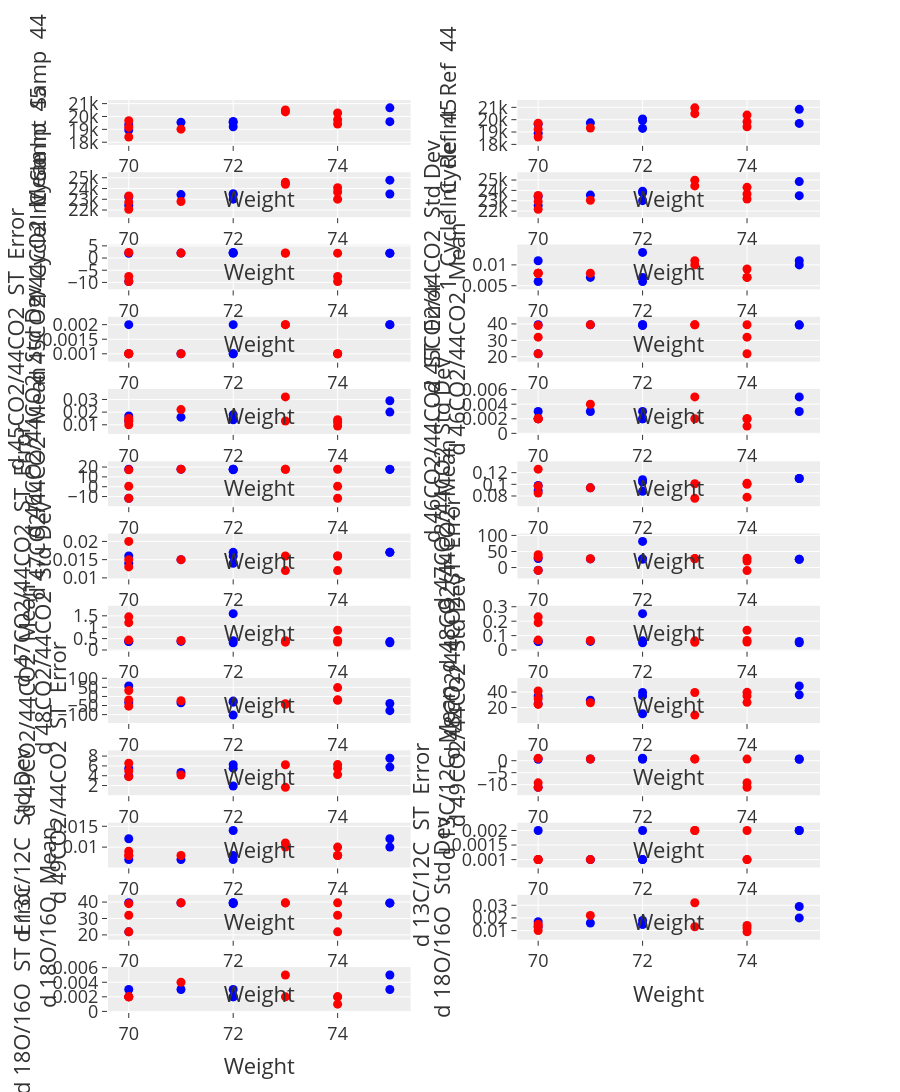

The notebook cell this image was saved under:
### Markdown cell above
### Creating Multiple Scatter Plots
The code creates multiple scatter plots to visualize the relationship between `Weight (mg)` and various numeric columns, categorized by `Kiel acid line number`. It follows these steps:

**Define Subplot Height** It defines the height of each subplot using the `subplot_height` variable.

**Calculate Subplot Rows and Columns** It determines the number of rows and columns needed to accommodate the subplots based on the length of the `numeric_columns[5:30]` list, which represents the columns to be visualized.

**Create Subplot Grid** It creates a subplot grid using the `make_subplots()` function, specifying the calculated rows, columns, vertical spacing, and horizontal spacing between subplots.

**Adjust Figure Height** It sets the height of the entire figure using the `update_layout()` function, ensuring the figure is tall enough to accommodate all subplots.

**Identify Unique Line Types** It extracts the unique values in the Kiel acid "Line" column using the `unique()` function, indicating Kiel acid line number for data series.

**Define Line Colors** It defines a list of colors to represent different line number using the colors variable.

**Create Scatter Plots** It iterates through each numeric column (column) and each line type (line):
a. It creates a scatter plot using the go.Scatter() function, specifying:
i. x: Weight (mg) values for the selected line type (line).
ii. y: Corresponding values from the selected numeric column (column) for the selected line type (line).
iii. mode: 'markers' to display data points as markers.
iv. name: A descriptive name for the data series, including the line type (line).
v. marker: A dictionary specifying the marker color based on the line type (line) using the colors

### Code cell
# Generate list of numeric columns
numeric_columns = df_std_cp.select_dtypes(include=["float64", "Int64"]).columns

# Define the height of each subplot (in pixels)
subplot_height = 300
length = len(numeric_columns[5:30])

# Create a subplot for each column in the DataFrame
fig1 = make_subplots(rows=length//2 + length%2, cols=2, vertical_spacing=0.03, horizontal_spacing=0.15)

# Set the height of the figure
fig1.update_layout(height=(length//2 + length%2)*subplot_height, showlegend=False)

# Get unique values in the "Line" column
lines = df_std_cp["Line"].unique()

# Define colors for each line
colors = ['blue', 'red']  # Add more colors if there are more than two lines

# Iterate through each column and create a scatter plot
for i, column in enumerate(numeric_columns[5:30]):
    for j, line in enumerate(lines):
        fig1.add_trace(
            go.Scatter(x=df_std_cp[df_std_cp["Line"]==line]["Weight"], 
                    y=df_std_cp[df_std_cp["Line"]==line][column], 
                    mode='markers', 
                    name=f"Line {line}",  # Set the name of the data series,
                    marker=dict(color=colors[j % len(colors)]),  # Use the color corresponding to the line
                    hovertemplate=
                        f"<b>{column}</b>: %{{y:.1f}}<br>" +
                        "<b>Weight (mg)</b>: %{x:.1f}<br>" +
                        "<b>Line</b>: " + str(line) + "<br>"
                    ),
            row = i//2 + 1,
            col = i%2 + 1
        )

    # Set the title of the y-axis for each subplot
    fig1.update_yaxes(title_text=column, row=i//2 + 1, col=i%2 + 1)
    fig1.update_xaxes(title_text="Weight", row=i//2 + 1, col=i%2 + 1)

# Save the figure to an HTML file
# fig1.write_html("multiple_scatter_plots.html")

# Show the figure
fig1.show()

### Figure 1 — Plotly figure (JSON) as saved in the notebook; plotly's stock layout.template omitted (floating-point values rounded to 4 significant figures)
{"data": [{"hovertemplate": "<b>1  Cycle Int  Samp  44</b>: %{y:.1f}<br><b>Weight (mg)</b>: %{x:.1f}<br><b>Line</b>: 1<br>", "marker": {"color": "blue"}, "mode": "markers", "name": "Line 1", "type": "scatter", "x": [75, 72, 71, 75, 72, 72, 70, 70], "xaxis": "x", "y": [19600.0, 19190.0, 19550.0, 20670.0, 19610.0, 19520.0, 18950.0, 19360.0], "yaxis": "y"}, {"hovertemplate": "<b>1  Cycle Int  Samp  44</b>: %{y:.1f}<br><b>Weight (mg)</b>: %{x:.1f}<br><b>Line</b>: 2<br>", "marker": {"color": "red"}, "mode": "markers", "name": "Line 2", "type": "scatter", "x": [74, 70, 74, 71, 70, 73, 73, 70, 74], "xaxis": "x", "y": [19420.0, 18400.0, 20270.0, 19010.0, 19670.0, 20510.0, 20350.0, 19150.0, 19750.0], "yaxis": "y"}, {"hovertemplate": "<b>1  Cycle Int  Ref  44</b>: %{y:.1f}<br><b>Weight (mg)</b>: %{x:.1f}<br><b>Line</b>: 1<br>", "marker": {"color": "blue"}, "mode": "markers", "name": "Line 1", "type": "scatter", "x": [75, 72, 71, 75, 72, 72, 70, 70], "xaxis": "x2", "y": [19700.0, 19290.0, 19740.0, 20840.0, 19940.0, 20060.0, 18910.0, 19640.0], "yaxis": "y2"}, {"hovertemplate": "<b>1  Cycle Int  Ref  44</b>: %{y:.1f}<br><b>Weight (mg)</b>: %{x:.1f}<br><b>Line</b>: 2<br>", "marker": {"color": "red"}, "mode": "markers", "name": "Line 2", "type": "scatter", "x": [74, 70, 74, 71, 70, 73, 73, 70, 74], "xaxis": "x2", "y": [19430.0, 18600.0, 20370.0, 19330.0, 19720.0, 20960.0, 20490.0, 19230.0, 19840.0], "yaxis": "y2"}, {"hovertemplate": "<b>1  Cycle Int  Samp  45</b>: %{y:.1f}<br><b>Weight (mg)</b>: %{x:.1f}<br><b>Line</b>: 1<br>", "marker": {"color": "blue"}, "mode": "markers", "name": "Line 1", "type": "scatter", "x": [75, 72, 71, 75, 72, 72, 70, 70], "xaxis": "x3", "y": [23490.0, 23010.0, 23430.0, 24780.0, 23510.0, 23410.0, 22460.0, 23210.0], "yaxis": "y3"}, {"hovertemplate": "<b>1  Cycle Int  Samp  45</b>: %{y:.1f}<br><b>Weight (mg)</b>: %{x:.1f}<br><b>Line</b>: 2<br>", "marker": {"color": "red"}, "mode": "markers", "name": "Line 2", "type": "scatter", "x": [74, 70, 74, 71, 70, 73, 73, 70, 74], "xaxis": "x3", "y": [23010.0, 22070.0, 24070.0, 22800.0, 23310.0, 24580.0, 24400.0, 22740.0, 23680.0], "yaxis": "y3"}, {"hovertemplate": "<b>1  Cycle Int  Ref  45</b>: %{y:.1f}<br><b>Weight (mg)</b>: %{x:.1f}<br><b>Line</b>: 1<br>", "marker": {"color": "blue"}, "mode": "markers", "name": "Line 1", "type": "scatter", "x": [75, 72, 71, 75, 72, 72, 70, 70], "xaxis": "x4", "y": [23490.0, 23010.0, 23550.0, 24850.0, 23770.0, 23920.0, 22550.0, 23420.0], "yaxis": "y4"}, {"hovertemplate": "<b>1  Cycle Int  Ref  45</b>: %{y:.1f}<br><b>Weight (mg)</b>: %{x:.1f}<br><b>Line</b>: 2<br>", "marker": {"color": "red"}, "mode": "markers", "name": "Line 2", "type": "scatter", "x": [74, 70, 74, 71, 70, 73, 73, 70, 74], "xaxis": "x4", "y": [23170.0, 22180.0, 24300.0, 23050.0, 23520.0, 24990.0, 24430.0, 22930.0, 23660.0], "yaxis": "y4"}, {"hovertemplate": "<b>d 45CO2/44CO2  Mean</b>: %{y:.1f}<br><b>Weight (mg)</b>: %{x:.1f}<br><b>Line</b>: 1<br>", "marker": {"color": "blue"}, "mode": "markers", "name": "Line 1", "type": "scatter", "x": [75, 72, 71, 75, 72, 72, 70, 70], "xaxis": "x5", "y": [1.931, 2.041, 2.019, 2.009, 2.031, 2.319, -9.641, 1.948], "yaxis": "y5"}, {"hovertemplate": "<b>d 45CO2/44CO2  Mean</b>: %{y:.1f}<br><b>Weight (mg)</b>: %{x:.1f}<br><b>Line</b>: 2<br>", "marker": {"color": "red"}, "mode": "markers", "name": "Line 2", "type": "scatter", "x": [74, 70, 74, 71, 70, 73, 73, 70, 74], "xaxis": "x5", "y": [-9.618, 2.299, -7.52, 2.042, -9.629, 2.058, 2.01, -7.524, 1.993], "yaxis": "y5"}, {"hovertemplate": "<b>d 45CO2/44CO2  Std Dev</b>: %{y:.1f}<br><b>Weight (mg)</b>: %{x:.1f}<br><b>Line</b>: 1<br>", "marker": {"color": "blue"}, "mode": "markers", "name": "Line 1", "type": "scatter", "x": [75, 72, 71, 75, 72, 72, 70, 70], "xaxis": "x6", "y": [0.011, 0.007, 0.007, 0.01, 0.006, 0.013, 0.011, 0.006], "yaxis": "y6"}, {"hovertemplate": "<b>d 45CO2/44CO2  Std Dev</b>: %{y:.1f}<br><b>Weight (mg)</b>: %{x:.1f}<br><b>Line</b>: 2<br>", "marker": {"color": "red"}, "mode": "markers", "name": "Line 2", "type": "scatter", "x": [74, 70, 74, 71, 70, 73, 73, 70, 74], "xaxis": "x6", "y": [0.009, 0.008, 0.007, 0.008, 0.008, 0.011, 0.01, 0.008, 0.007], "yaxis": "y6"}, {"hovertemplate": "<b>d 45CO2/44CO2  ST  Error</b>: %{y:.1f}<br><b>Weight (mg)</b>: %{x:.1f}<br><b>Line</b>: 1<br>", "marker": {"color": "blue"}, "mode": "markers", "name": "Line 1", "type": "scatter", "x": [75, 72, 71, 75, 72, 72, 70, 70], "xaxis": "x7", "y": [0.002, 0.001, 0.001, 0.002, 0.001, 0.002, 0.002, 0.001], "yaxis": "y7"}, {"hovertemplate": "<b>d 45CO2/44CO2  ST  Error</b>: %{y:.1f}<br><b>Weight (mg)</b>: %{x:.1f}<br><b>Line</b>: 2<br>", "marker": {"color": "red"}, "mode": "markers", "name": "Line 2", "type": "scatter", "x": [74, 70, 74, 71, 70, 73, 73, 70, 74], "xaxis": "x7", "y": [0.001, 0.001, 0.001, 0.001, 0.001, 0.002, 0.002, 0.001, 0.001], "yaxis": "y7"}, {"hovertemplate": "<b>d 46CO2/44CO2  Mean</b>: %{y:.1f}<br><b>Weight (mg)</b>: %{x:.1f}<br><b>Line</b>: 1<br>", "marker": {"color": "blue"}, "mode": "markers", "name": "Line 1", "type": "scatter", "x": [75, 72, 71, 75, 72, 72, 70, 70], "xaxis": "x8", "y": [39.29, 39.51, 39.45, 39.44, 39.52, 38.98, 21.8, 39.53], "yaxis": "y8"}, {"hovertemplate": "<b>d 46CO2/44CO2  Mean</b>: %{y:.1f}<br><b>Weight (mg)</b>: %{x:.1f}<br><b>Line</b>: 2<br>", "marker": {"color": "red"}, "mode": "markers", "name": "Line 2", "type": "scatter", "x": [74, 70, 74, 71, 70, 73, 73, 70, 74], "xaxis": "x8", "y": [21.82, 39.0, 31.93, 39.57, 21.81, 39.5, 39.45, 31.93, 39.5], "yaxis": "y8"}, {"hovertemplate": "<b>d 46CO2/44CO2  Std Dev</b>: %{y:.1f}<br><b>Weight (mg)</b>: %{x:.1f}<br><b>Line</b>: 1<br>", "marker": {"color": "blue"}, "mode": "markers", "name": "Line 1", "type": "scatter", "x": [75, 72, 71, 75, 72, 72, 70, 70], "xaxis": "x9", "y": [0.02, 0.015, 0.016, 0.029, 0.018, 0.014, 0.013, 0.017], "yaxis": "y9"}, {"hovertemplate": "<b>d 46CO2/44CO2  Std Dev</b>: %{y:.1f}<br><b>Weight (mg)</b>: %{x:.1f}<br><b>Line</b>: 2<br>", "marker": {"color": "red"}, "mode": "markers", "name": "Line 2", "type": "scatter", "x": [74, 70, 74, 71, 70, 73, 73, 70, 74], "xaxis": "x9", "y": [0.009, 0.015, 0.012, 0.022, 0.01, 0.013, 0.032, 0.013, 0.014], "yaxis": "y9"}, {"hovertemplate": "<b>d 46CO2/44CO2  ST  Error</b>: %{y:.1f}<br><b>Weight (mg)</b>: %{x:.1f}<br><b>Line</b>: 1<br>", "marker": {"color": "blue"}, "mode": "markers", "name": "Line 1", "type": "scatter", "x": [75, 72, 71, 75, 72, 72, 70, 70], "xaxis": "x10", "y": [0.003, 0.002, 0.003, 0.005, 0.003, 0.002, 0.002, 0.003], "yaxis": "y10"}, {"hovertemplate": "<b>d 46CO2/44CO2  ST  Error</b>: %{y:.1f}<br><b>Weight (mg)</b>: %{x:.1f}<br><b>Line</b>: 2<br>", "marker": {"color": "red"}, "mode": "markers", "name": "Line 2", "type": "scatter", "x": [74, 70, 74, 71, 70, 73, 73, 70, 74], "xaxis": "x10", "y": [0.001, 0.002, 0.002, 0.004, 0.002, 0.002, 0.005, 0.002, 0.002], "yaxis": "y10"}, {"hovertemplate": "<b>d 47CO2/44CO2  Mean</b>: %{y:.1f}<br><b>Weight (mg)</b>: %{x:.1f}<br><b>Line</b>: 1<br>", "marker": {"color": "blue"}, "mode": "markers", "name": "Line 1", "type": "scatter", "x": [75, 72, 71, 75, 72, 72, 70, 70], "xaxis": "x11", "y": [17.56, 17.79, 17.71, 17.67, 17.77, 17.19, -11.79, 17.7], "yaxis": "y11"}, {"hovertemplate": "<b>d 47CO2/44CO2  Mean</b>: %{y:.1f}<br><b>Weight (mg)</b>: %{x:.1f}<br><b>Line</b>: 2<br>", "marker": {"color": "red"}, "mode": "markers", "name": "Line 2", "type": "scatter", "x": [74, 70, 74, 71, 70, 73, 73, 70, 74], "xaxis": "x11", "y": [-11.71, 17.18, 0.502, 17.84, -11.75, 17.76, 17.66, 0.484, 17.72], "yaxis": "y11"}, {"hovertemplate": "<b>d 47CO2/44CO2  Std Dev</b>: %{y:.1f}<br><b>Weight (mg)</b>: %{x:.1f}<br><b>Line</b>: 1<br>", "marker": {"color": "blue"}, "mode": "markers", "name": "Line 1", "type": "scatter", "x": [75, 72, 71, 75, 72, 72, 70, 70], "xaxis": "x12", "y": [0.11, 0.104, 0.094, 0.11, 0.088, 0.108, 0.089, 0.098], "yaxis": "y12"}, {"hovertemplate": "<b>d 47CO2/44CO2  Std Dev</b>: %{y:.1f}<br><b>Weight (mg)</b>: %{x:.1f}<br><b>Line</b>: 2<br>", "marker": {"color": "red"}, "mode": "markers", "name": "Line 2", "type": "scatter", "x": [74, 70, 74, 71, 70, 73, 73, 70, 74], "xaxis": "x12", "y": [0.1, 0.126, 0.078, 0.094, 0.085, 0.076, 0.101, 0.097, 0.102], "yaxis": "y12"}, {"hovertemplate": "<b>d 47CO2/44CO2  ST  Error</b>: %{y:.1f}<br><b>Weight (mg)</b>: %{x:.1f}<br><b>Line</b>: 1<br>", "marker": {"color": "blue"}, "mode": "markers", "name": "Line 1", "type": "scatter", "x": [75, 72, 71, 75, 72, 72, 70, 70], "xaxis": "x13", "y": [0.017, 0.016, 0.015, 0.017, 0.014, 0.017, 0.014, 0.016], "yaxis": "y13"}, {"hovertemplate": "<b>d 47CO2/44CO2  ST  Error</b>: %{y:.1f}<br><b>Weight (mg)</b>: %{x:.1f}<br><b>Line</b>: 2<br>", "marker": {"color": "red"}, "mode": "markers", "name": "Line 2", "type": "scatter", "x": [74, 70, 74, 71, 70, 73, 73, 70, 74], "xaxis": "x13", "y": [0.016, 0.02, 0.012, 0.015, 0.013, 0.012, 0.016, 0.015, 0.016], "yaxis": "y13"}, {"hovertemplate": "<b>d 48CO2/44CO2  Mean</b>: %{y:.1f}<br><b>Weight (mg)</b>: %{x:.1f}<br><b>Line</b>: 1<br>", "marker": {"color": "blue"}, "mode": "markers", "name": "Line 1", "type": "scatter", "x": [75, 72, 71, 75, 72, 72, 70, 70], "xaxis": "x14", "y": [25.46, 26.27, 26.97, 25.96, 26.57, 81.26, -8.497, 27.91], "yaxis": "y14"}, {"hovertemplate": "<b>d 48CO2/44CO2  Mean</b>: %{y:.1f}<br><b>Weight (mg)</b>: %{x:.1f}<br><b>Line</b>: 2<br>", "marker": {"color": "red"}, "mode": "markers", "name": "Line 2", "type": "scatter", "x": [74, 70, 74, 71, 70, 73, 73, 70, 74], "xaxis": "x14", "y": [-9.395, 39.91, 20.36, 27.5, -8.936, 27.19, 28.21, 32.33, 28.83], "yaxis": "y14"}, {"hovertemplate": "<b>d 48CO2/44CO2  Std Dev</b>: %{y:.1f}<br><b>Weight (mg)</b>: %{x:.1f}<br><b>Line</b>: 1<br>", "marker": {"color": "blue"}, "mode": "markers", "name": "Line 1", "type": "scatter", "x": [75, 72, 71, 75, 72, 72, 70, 70], "xaxis": "x15", "y": [0.37, 0.404, 0.378, 0.314, 0.315, 1.594, 0.373, 0.381], "yaxis": "y15"}, {"hovertemplate": "<b>d 48CO2/44CO2  Std Dev</b>: %{y:.1f}<br><b>Weight (mg)</b>: %{x:.1f}<br><b>Line</b>: 2<br>", "marker": {"color": "red"}, "mode": "markers", "name": "Line 2", "type": "scatter", "x": [74, 70, 74, 71, 70, 73, 73, 70, 74], "xaxis": "x15", "y": [0.347, 1.455, 0.866, 0.417, 0.435, 0.344, 0.404, 1.201, 0.422], "yaxis": "y15"}, {"hovertemplate": "<b>d 48CO2/44CO2  ST  Error</b>: %{y:.1f}<br><b>Weight (mg)</b>: %{x:.1f}<br><b>Line</b>: 1<br>", "marker": {"color": "blue"}, "mode": "markers", "name": "Line 1", "type": "scatter", "x": [75, 72, 71, 75, 72, 72, 70, 70], "xaxis": "x16", "y": [0.059, 0.064, 0.06, 0.05, 0.05, 0.252, 0.059, 0.06], "yaxis": "y16"}, {"hovertemplate": "<b>d 48CO2/44CO2  ST  Error</b>: %{y:.1f}<br><b>Weight (mg)</b>: %{x:.1f}<br><b>Line</b>: 2<br>", "marker": {"color": "red"}, "mode": "markers", "name": "Line 2", "type": "scatter", "x": [74, 70, 74, 71, 70, 73, 73, 70, 74], "xaxis": "x16", "y": [0.055, 0.23, 0.137, 0.066, 0.069, 0.054, 0.064, 0.19, 0.067], "yaxis": "y16"}, {"hovertemplate": "<b>d 49CO2/44CO2  Mean</b>: %{y:.1f}<br><b>Weight (mg)</b>: %{x:.1f}<br><b>Line</b>: 1<br>", "marker": {"color": "blue"}, "mode": "markers", "name": "Line 1", "type": "scatter", "x": [75, 72, 71, 75, 72, 72, 70, 70], "xaxis": "x17", "y": [-78.1, -25.44, -35.13, -38.85, -31.34, -102.6, 57.79, -33.27], "yaxis": "y17"}, {"hovertemplate": "<b>d 49CO2/44CO2  Mean</b>: %{y:.1f}<br><b>Weight (mg)</b>: %{x:.1f}<br><b>Line</b>: 2<br>", "marker": {"color": "red"}, "mode": "markers", "name": "Line 2", "type": "scatter", "x": [74, 70, 74, 71, 70, 73, 73, 70, 74], "xaxis": "x17", "y": [48.57, -53.4, -18.71, -23.58, 32.81, -40.09, -42.65, -18.98, -21.01], "yaxis": "y17"}, {"hovertemplate": "<b>d 49CO2/44CO2  Std Dev</b>: %{y:.1f}<br><b>Weight (mg)</b>: %{x:.1f}<br><b>Line</b>: 1<br>", "marker": {"color": "blue"}, "mode": "markers", "name": "Line 1", "type": "scatter", "x": [75, 72, 71, 75, 72, 72, 70, 70], "xaxis": "x18", "y": [47.86, 39.39, 29.46, 36.38, 35.0, 12.02, 34.82, 24.88], "yaxis": "y18"}, {"hovertemplate": "<b>d 49CO2/44CO2  Std Dev</b>: %{y:.1f}<br><b>Weight (mg)</b>: %{x:.1f}<br><b>Line</b>: 2<br>", "marker": {"color": "red"}, "mode": "markers", "name": "Line 2", "type": "scatter", "x": [74, 70, 74, 71, 70, 73, 73, 70, 74], "xaxis": "x18", "y": [39.66, 24.08, 26.76, 26.21, 41.34, 10.33, 39.4, 31.4, 35.05], "yaxis": "y18"}, {"hovertemplate": "<b>d 49CO2/44CO2  ST  Error</b>: %{y:.1f}<br><b>Weight (mg)</b>: %{x:.1f}<br><b>Line</b>: 1<br>", "marker": {"color": "blue"}, "mode": "markers", "name": "Line 1", "type": "scatter", "x": [75, 72, 71, 75, 72, 72, 70, 70], "xaxis": "x19", "y": [7.567, 6.228, 4.658, 5.753, 5.534, 1.9, 5.506, 3.934], "yaxis": "y19"}, {"hovertemplate": "<b>d 49CO2/44CO2  ST  Error</b>: %{y:.1f}<br><b>Weight (mg)</b>: %{x:.1f}<br><b>Line</b>: 2<br>", "marker": {"color": "red"}, "mode": "markers", "name": "Line 2", "type": "scatter", "x": [74, 70, 74, 71, 70, 73, 73, 70, 74], "xaxis": "x19", "y": [6.271, 3.807, 4.232, 4.144, 6.537, 1.634, 6.23, 4.964, 5.542], "yaxis": "y19"}, {"hovertemplate": "<b>d 13C/12C  Mean</b>: %{y:.1f}<br><b>Weight (mg)</b>: %{x:.1f}<br><b>Line</b>: 1<br>", "marker": {"color": "blue"}, "mode": "markers", "name": "Line 1", "type": "scatter", "x": [75, 72, 71, 75, 72, 72, 70, 70], "xaxis": "x20", "y": [0.623, 0.733, 0.711, 0.701, 0.722, 1.05, -11.14, 0.632], "yaxis": "y20"}, {"hovertemplate": "<b>d 13C/12C  Mean</b>: %{y:.1f}<br><b>Weight (mg)</b>: %{x:.1f}<br><b>Line</b>: 2<br>", "marker": {"color": "red"}, "mode": "markers", "name": "Line 2", "type": "scatter", "x": [74, 70, 74, 71, 70, 73, 73, 70, 74], "xaxis": "x20", "y": [-11.12, 1.028, -9.24, 0.731, -11.13, 0.751, 0.702, -9.245, 0.682], "yaxis": "y20"}, {"hovertemplate": "<b>d 13C/12C  Std Dev</b>: %{y:.1f}<br><b>Weight (mg)</b>: %{x:.1f}<br><b>Line</b>: 1<br>", "marker": {"color": "blue"}, "mode": "markers", "name": "Line 1", "type": "scatter", "x": [75, 72, 71, 75, 72, 72, 70, 70], "xaxis": "x21", "y": [0.012, 0.008, 0.007, 0.01, 0.007, 0.014, 0.012, 0.007], "yaxis": "y21"}, {"hovertemplate": "<b>d 13C/12C  Std Dev</b>: %{y:.1f}<br><b>Weight (mg)</b>: %{x:.1f}<br><b>Line</b>: 2<br>", "marker": {"color": "red"}, "mode": "markers", "name": "Line 2", "type": "scatter", "x": [74, 70, 74, 71, 70, 73, 73, 70, 74], "xaxis": "x21", "y": [0.01, 0.008, 0.008, 0.008, 0.009, 0.011, 0.01, 0.008, 0.008], "yaxis": "y21"}, {"hovertemplate": "<b>d 13C/12C  ST  Error</b>: %{y:.1f}<br><b>Weight (mg)</b>: %{x:.1f}<br><b>Line</b>: 1<br>", "marker": {"color": "blue"}, "mode": "markers", "name": "Line 1", "type": "scatter", "x": [75, 72, 71, 75, 72, 72, 70, 70], "xaxis": "x22", "y": [0.002, 0.001, 0.001, 0.002, 0.001, 0.002, 0.002, 0.001], "yaxis": "y22"}, {"hovertemplate": "<b>d 13C/12C  ST  Error</b>: %{y:.1f}<br><b>Weight (mg)</b>: %{x:.1f}<br><b>Line</b>: 2<br>", "marker": {"color": "red"}, "mode": "markers", "name": "Line 2", "type": "scatter", "x": [74, 70, 74, 71, 70, 73, 73, 70, 74], "xaxis": "x22", "y": [0.002, 0.001, 0.001, 0.001, 0.001, 0.002, 0.002, 0.001, 0.001], "yaxis": "y22"}, {"hovertemplate": "<b>d 18O/16O  Mean</b>: %{y:.1f}<br><b>Weight (mg)</b>: %{x:.1f}<br><b>Line</b>: 1<br>", "marker": {"color": "blue"}, "mode": "markers", "name": "Line 1", "type": "scatter", "x": [75, 72, 71, 75, 72, 72, 70, 70], "xaxis": "x23", "y": [39.33, 39.55, 39.49, 39.48, 39.56, 39.02, 21.85, 39.57], "yaxis": "y23"}, {"hovertemplate": "<b>d 18O/16O  Mean</b>: %{y:.1f}<br><b>Weight (mg)</b>: %{x:.1f}<br><b>Line</b>: 2<br>", "marker": {"color": "red"}, "mode": "markers", "name": "Line 2", "type": "scatter", "x": [74, 70, 74, 71, 70, 73, 73, 70, 74], "xaxis": "x23", "y": [21.87, 39.04, 31.99, 39.61, 21.86, 39.55, 39.49, 31.99, 39.54], "yaxis": "y23"}, {"hovertemplate": "<b>d 18O/16O  Std Dev</b>: %{y:.1f}<br><b>Weight (mg)</b>: %{x:.1f}<br><b>Line</b>: 1<br>", "marker": {"color": "blue"}, "mode": "markers", "name": "Line 1", "type": "scatter", "x": [75, 72, 71, 75, 72, 72, 70, 70], "xaxis": "x24", "y": [0.02, 0.015, 0.016, 0.029, 0.018, 0.015, 0.013, 0.017], "yaxis": "y24"}, {"hovertemplate": "<b>d 18O/16O  Std Dev</b>: %{y:.1f}<br><b>Weight (mg)</b>: %{x:.1f}<br><b>Line</b>: 2<br>", "marker": {"color": "red"}, "mode": "markers", "name": "Line 2", "type": "scatter", "x": [74, 70, 74, 71, 70, 73, 73, 70, 74], "xaxis": "x24", "y": [0.009, 0.015, 0.012, 0.022, 0.01, 0.013, 0.032, 0.013, 0.014], "yaxis": "y24"}, {"hovertemplate": "<b>d 18O/16O  ST  Error</b>: %{y:.1f}<br><b>Weight (mg)</b>: %{x:.1f}<br><b>Line</b>: 1<br>", "marker": {"color": "blue"}, "mode": "markers", "name": "Line 1", "type": "scatter", "x": [75, 72, 71, 75, 72, 72, 70, 70], "xaxis": "x25", "y": [0.003, 0.002, 0.003, 0.005, 0.003, 0.002, 0.002, 0.003], "yaxis": "y25"}, {"hovertemplate": "<b>d 18O/16O  ST  Error</b>: %{y:.1f}<br><b>Weight (mg)</b>: %{x:.1f}<br><b>Line</b>: 2<br>", "marker": {"color": "red"}, "mode": "markers", "name": "Line 2", "type": "scatter", "x": [74, 70, 74, 71, 70, 73, 73, 70, 74], "xaxis": "x25", "y": [0.001, 0.002, 0.002, 0.004, 0.002, 0.002, 0.005, 0.002, 0.002], "yaxis": "y25"}], "layout": {"height": 3900, "showlegend": false, "xaxis": {"anchor": "y", "domain": [0, 0.425], "title": {"text": "Weight"}}, "xaxis10": {"anchor": "y10", "domain": [0.575, 1], "title": {"text": "Weight"}}, "xaxis11": {"anchor": "y11", "domain": [0, 0.425], "title": {"text": "Weight"}}, "xaxis12": {"anchor": "y12", "domain": [0.575, 1], "title": {"text": "Weight"}}, "xaxis13": {"anchor": "y13", "domain": [0, 0.425], "title": {"text": "Weight"}}, "xaxis14": {"anchor": "y14", "domain": [0.575, 1], "title": {"text": "Weight"}}, "xaxis15": {"anchor": "y15", "domain": [0, 0.425], "title": {"text": "Weight"}}, "xaxis16": {"anchor": "y16", "domain": [0.575, 1], "title": {"text": "Weight"}}, "xaxis17": {"anchor": "y17", "domain": [0, 0.425], "title": {"text": "Weight"}}, "xaxis18": {"anchor": "y18", "domain": [0.575, 1], "title": {"text": "Weight"}}, "xaxis19": {"anchor": "y19", "domain": [0, 0.425], "title": {"text": "Weight"}}, "xaxis2": {"anchor": "y2", "domain": [0.575, 1], "title": {"text": "Weight"}}, "xaxis20": {"anchor": "y20", "domain": [0.575, 1], "title": {"text": "Weight"}}, "xaxis21": {"anchor": "y21", "domain": [0, 0.425], "title": {"text": "Weight"}}, "xaxis22": {"anchor": "y22", "domain": [0.575, 1], "title": {"text": "Weight"}}, "xaxis23": {"anchor": "y23", "domain": [0, 0.425], "title": {"text": "Weight"}}, "xaxis24": {"anchor": "y24", "domain": [0.575, 1], "title": {"text": "Weight"}}, "xaxis25": {"anchor": "y25", "domain": [0, 0.425], "title": {"text": "Weight"}}, "xaxis26": {"anchor": "y26", "domain": [0.575, 1]}, "xaxis3": {"anchor": "y3", "domain": [0, 0.425], "title": {"text": "Weight"}}, "xaxis4": {"anchor": "y4", "domain": [0.575, 1], "title": {"text": "Weight"}}, "xaxis5": {"anchor": "y5", "domain": [0, 0.425], "title": {"text": "Weight"}}, "xaxis6": {"anchor": "y6", "domain": [0.575, 1], "title": {"text": "Weight"}}, "xaxis7": {"anchor": "y7", "domain": [0, 0.425], "title": {"text": "Weight"}}, "xaxis8": {"anchor": "y8", "domain": [0.575, 1], "title": {"text": "Weight"}}, "xaxis9": {"anchor": "y9", "domain": [0, 0.425], "title": {"text": "Weight"}}, "yaxis": {"anchor": "x", "domain": [0.9508, 1], "title": {"text": "1  Cycle Int  Samp  44"}}, "yaxis10": {"anchor": "x10", "domain": [0.6338, 0.6831], "title": {"text": "d 46CO2/44CO2  ST  Error"}}, "yaxis11": {"anchor": "x11", "domain": [0.5546, 0.6038], "title": {"text": "d 47CO2/44CO2  Mean"}}, "yaxis12": {"anchor": "x12", "domain": [0.5546, 0.6038], "title": {"text": "d 47CO2/44CO2  Std Dev"}}, "yaxis13": {"anchor": "x13", "domain": [0.4754, 0.5246], "title": {"text": "d 47CO2/44CO2  ST  Error"}}, "yaxis14": {"anchor": "x14", "domain": [0.4754, 0.5246], "title": {"text": "d 48CO2/44CO2  Mean"}}, "yaxis15": {"anchor": "x15", "domain": [0.3962, 0.4454], "title": {"text": "d 48CO2/44CO2  Std Dev"}}, "yaxis16": {"anchor": "x16", "domain": [0.3962, 0.4454], "title": {"text": "d 48CO2/44CO2  ST  Error"}}, "yaxis17": {"anchor": "x17", "domain": [0.3169, 0.3662], "title": {"text": "d 49CO2/44CO2  Mean"}}, "yaxis18": {"anchor": "x18", "domain": [0.3169, 0.3662], "title": {"text": "d 49CO2/44CO2  Std Dev"}}, "yaxis19": {"anchor": "x19", "domain": [0.2377, 0.2869], "title": {"text": "d 49CO2/44CO2  ST  Error"}}, "yaxis2": {"anchor": "x2", "domain": [0.9508, 1], "title": {"text": "1  Cycle Int  Ref  44"}}, "yaxis20": {"anchor": "x20", "domain": [0.2377, 0.2869], "title": {"text": "d 13C/12C  Mean"}}, "yaxis21": {"anchor": "x21", "domain": [0.1585, 0.2077], "title": {"text": "d 13C/12C  Std Dev"}}, "yaxis22": {"anchor": "x22", "domain": [0.1585, 0.2077], "title": {"text": "d 13C/12C  ST  Error"}}, "yaxis23": {"anchor": "x23", "domain": [0.07923, 0.1285], "title": {"text": "d 18O/16O  Mean"}}, "yaxis24": {"anchor": "x24", "domain": [0.07923, 0.1285], "title": {"text": "d 18O/16O  Std Dev"}}, "yaxis25": {"anchor": "x25", "domain": [0, 0.04923], "title": {"text": "d 18O/16O  ST  Error"}}, "yaxis26": {"anchor": "x26", "domain": [0, 0.04923]}, "yaxis3": {"anchor": "x3", "domain": [0.8715, 0.9208], "title": {"text": "1  Cycle Int  Samp  45"}}, "yaxis4": {"anchor": "x4", "domain": [0.8715, 0.9208], "title": {"text": "1  Cycle Int  Ref  45"}}, "yaxis5": {"anchor": "x5", "domain": [0.7923, 0.8415], "title": {"text": "d 45CO2/44CO2  Mean"}}, "yaxis6": {"anchor": "x6", "domain": [0.7923, 0.8415], "title": {"text": "d 45CO2/44CO2  Std Dev"}}, "yaxis7": {"anchor": "x7", "domain": [0.7131, 0.7623], "title": {"text": "d 45CO2/44CO2  ST  Error"}}, "yaxis8": {"anchor": "x8", "domain": [0.7131, 0.7623], "title": {"text": "d 46CO2/44CO2  Mean"}}, "yaxis9": {"anchor": "x9", "domain": [0.6338, 0.6831], "title": {"text": "d 46CO2/44CO2  Std Dev"}}}}
